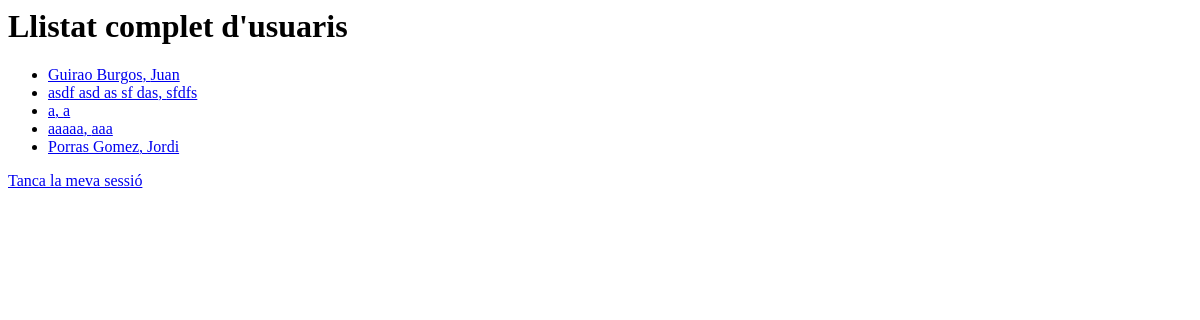
Before: /usuaris/llistat/ with the older database file.
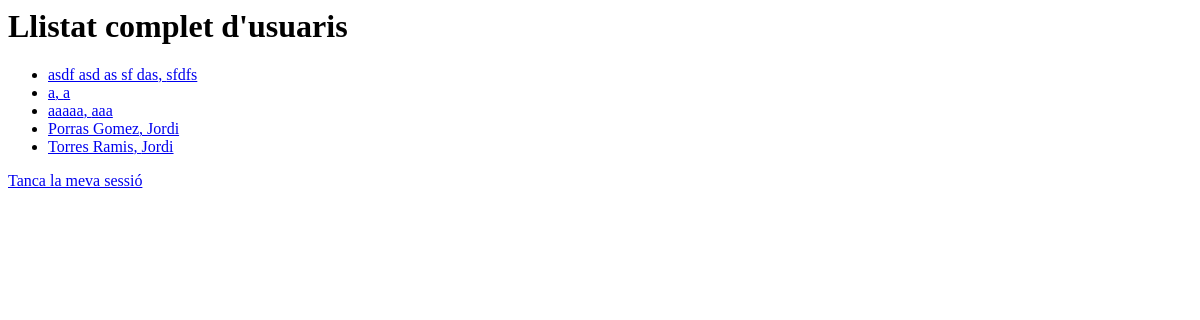
After: the same page with the newer database file.
### usuaris/models.py (models this page shows, shortened)
class Usuari(models.Model):
	nom=models.CharField(max_length=30)
	cognoms=models.CharField(max_length=60)
	data_alta=models.DateTimeField()
	correu=models.EmailField(unique=True)
	edat=models.IntegerField(default=random.randrange(0,999))
	contra_salt = models.CharField(max_length=20, null=True)
	contra_hash = models.TextField(null=True)
	ciutat=models.ForeignKey(Ciutat,null=True)
	carrec=models.ForeignKey(Carrec)

### usuaris/views.py (the view)
class IndexView(generic.ListView):
	template_name='usuaris/llistat.html'
	context_object_name='ultims_usuaris'
	def get_queryset(self):
		return Usuari.objects.filter(data_alta__lte=timezone.now()).order_by('-data_alta')[:5]

### usuaris/templates/usuaris/llistat.html
<h1>Llistat complet d'usuaris</h1>
{% if ultims_usuaris %}
    <ul>
    {% for usuari in ultims_usuaris %}
        <li><a href="{% url 'usuaris:detall_usuari' usuari.id %}">{{ usuari.cognoms }}, {{ usuari.nom }}</a></li>
    {% endfor %}
    </ul>
{% else %}
    <p>No existeixen usuaris.</p>
{% endif %}
<a href='/usuaris'>Tanca la meva sessió</a>

Changed rows visible on the page:
no longer on this page (row edited): Usuari: cognoms "Guirao Burgos", nom "Juan"
now on this page (row edited): Usuari: cognoms "Torres Ramis", nom "Jordi"
